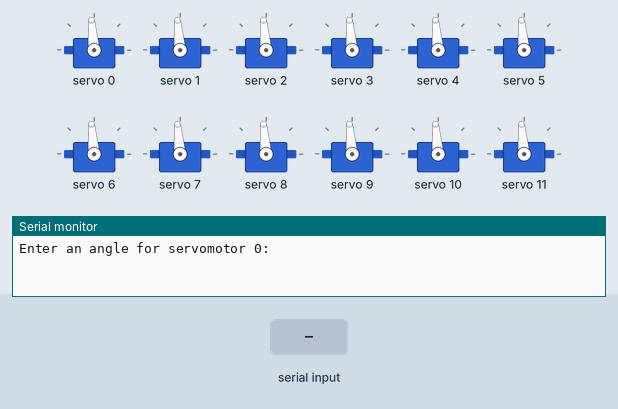
Recording of a sketch running on a simulated Arduino Uno, built with avr-gcc and run on an emulated ATmega328P. Parts: 12 × servo, the last lines printed to the serial monitor. Inputs (shaded band) come from the test bench.

Above: at 1.2 s.
1.3 s: "next\n" received over Serial
At 1.7 s:
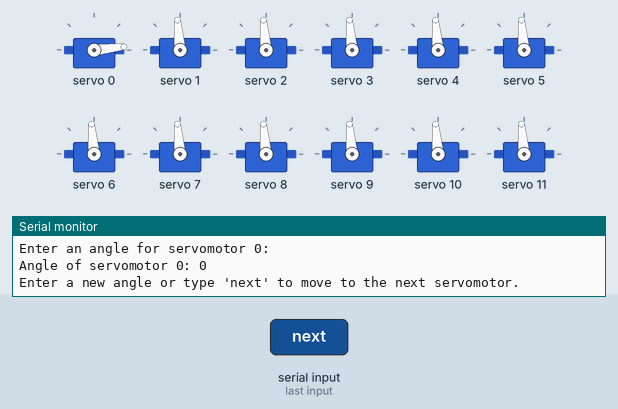
2.8 s: "30,150\n" received over Serial
At 4.0 s:
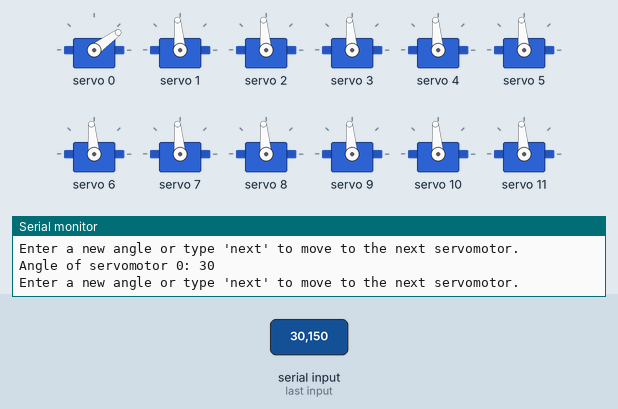
4.3 s: "90,45\n" received over Serial
At 5.3 s:
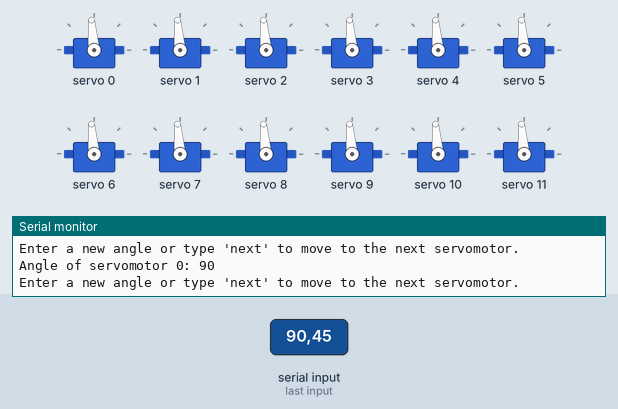
Timing chart, 0 to 7.3 s (numbered marks = the images above; inputs shaded):
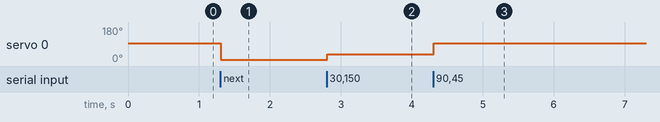

The sketch:

initServoAngle.ino
```cpp
#include <Wire.h>
#include <Adafruit_PWMServoDriver.h>

// ONLY MODIFY THIS VARIABLE FOR THE TOTAL NUMBER OF SERVOS
const int totalServos = 32;  // Maximum 128 (8 PCA9685 at 16 servos each)

const int angleInit = 90;  // Initialization angle for all servomotors used before calibration

// PCA parameters for the servos used
#define MIN_PULSE_WIDTH  150
#define MAX_PULSE_WIDTH  600
#define SERVOMIN  150  // Minimum pulse value
#define SERVOMAX  600  // Maximum pulse value

// Create up to 8 PCA9685 modules
Adafruit_PWMServoDriver pca9685[8] = {
  Adafruit_PWMServoDriver(0x40),
  Adafruit_PWMServoDriver(0x41),
  Adafruit_PWMServoDriver(0x42),
  Adafruit_PWMServoDriver(0x43),
  Adafruit_PWMServoDriver(0x44),
  Adafruit_PWMServoDriver(0x45),
  Adafruit_PWMServoDriver(0x46),
  Adafruit_PWMServoDriver(0x47)
};


const int servosPerPCA = 16;  // Number of servos per PCA9685 module
int angles[128];  // Array of angles for all servos
int currentServo = 0;
bool allInitialized = false;

void setup() {
  Serial.begin(9600);

  // Initialize PCA9685 modules according to the number of servos to use
  for (int i = 0; i < (totalServos + servosPerPCA - 1) / servosPerPCA; i++) {
    pca9685[i].begin();
    pca9685[i].setPWMFreq(60);  // Recommended frequency for servos
  }

  // Initialize servos to 90 degrees
  for (int i = 0; i < totalServos; i++) {
    angles[i] = 90;
    setServoAngle(i, angles[i]);
  }

  Serial.println("Enter an angle for servomotor 0:");
}

void loop() {
  if (Serial.available()) {
    String input = Serial.readStringUntil('\n');
    int angle = input.toInt();

    if (angle >= 0 && angle <= 180) {
      angles[currentServo] = angle;
      setServoAngle(currentServo, angle);
      Serial.print("Angle of servomotor ");
      Serial.print(currentServo);
      Serial.print(": ");
      Serial.println(angle);
      Serial.println("Enter a new angle or type 'next' to move to the next servomotor.");
    } else if (input == "next") {
      currentServo++;
      if (currentServo < totalServos) {
        Serial.print("Enter an angle for servomotor ");
        Serial.println(currentServo);
      } else {
        Serial.println("All servos have been initialized.");
        allInitialized = true;
      }
    }

    if (allInitialized) {
      Serial.println("Angle array to copy into settings.h:");
      Serial.print("[ ");
      for (int i = 0; i < totalServos; i++) {
        Serial.print(angles[i]);
        if (i < totalServos - 1) {
          Serial.print(", ");  // Add a comma between values
        }
      }
      Serial.println(" ]");
      allInitialized = false;
      currentServo = 0;
      Serial.println("Enter a new angle for servomotor 0 to restart.");
    }
  }
}

void setServoAngle(int servoNum, int angle) {
  int pcaIndex = servoNum / servosPerPCA;
  int servoIndex = servoNum % servosPerPCA;

  // Convert angle to PWM value
  int pulseLength = map(angle, 0, 180, SERVOMIN, SERVOMAX);
  pca9685[pcaIndex].setPWM(servoIndex, 0, pulseLength);
}
```

Measured:
- after the input at 1.3 s, servo 0: 95° → 6° at once
- after the input at 2.8 s, servo 0: 6° → 36° at once
- after the input at 4.3 s, servo 0: 36° → 95° at once
